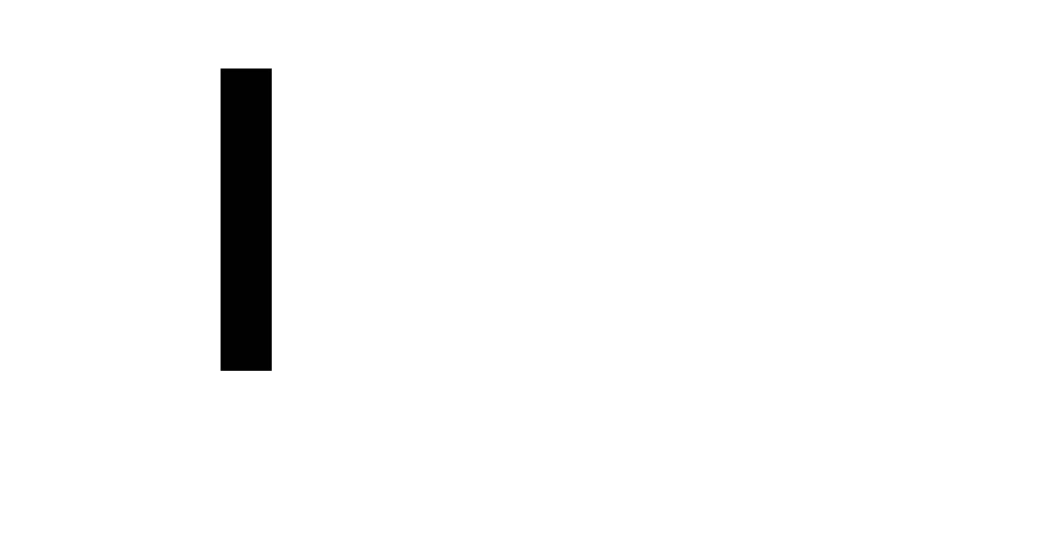
#> input picture pics/ThickLine.jpg, 2121 x 1065 px (shown at 1/2 size)
$ python ImgTest.py
#> lines starting #> are read from the running program, lines starting #| are printed output that depends on the picture; after the words box and inside, x2 and y2 are one past the last pixel; in counts of white or black regions, pixels touching at a corner belong together
import numpy as np
import cv2


# Capture frame-by-frame
filePath = 'pics/ThickLine.jpg'
img = cv2.imread(filePath)
#> img is the input picture: shape (1065, 2121, 3); min 0, max 255, mean 248

def imageProcessing(image):
    gray = cv2.cvtColor(img, cv2.COLOR_BGR2GRAY)
    thresh = cv2.adaptiveThreshold(gray, 255, cv2.ADAPTIVE_THRESH_GAUSSIAN_C, cv2.THRESH_BINARY, 11, 2)
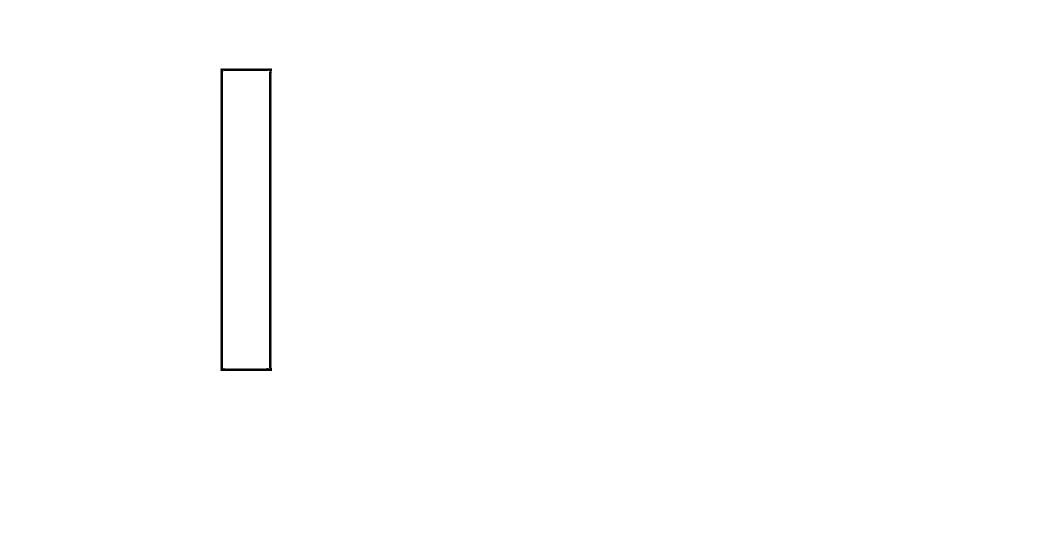
#> thresh: shape (1065, 2121) (shown at 1/2 size); 99.7% white; 1 black region, box (x1, y1, x2, y2) and area: (441, 137, 544, 742) 6984
    edges = cv2.Canny(gray, 50, 150, apertureSize=3)
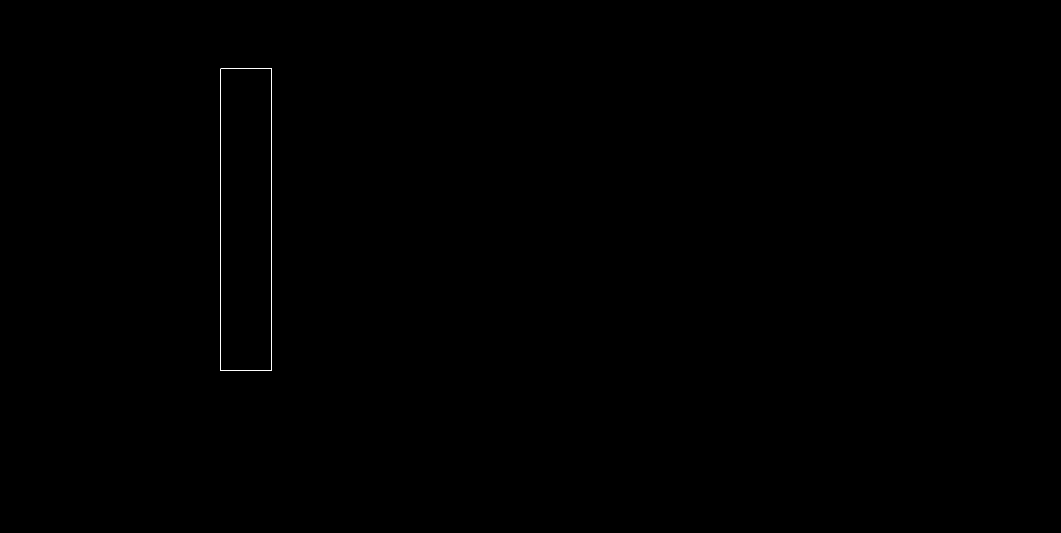
#> edges: shape (1065, 2121) (shown at 1/2 size); 0.06% white in thin lines or dots, all inside (x1, y1, x2, y2) = (441, 136, 544, 742)
    kernel = 1 / 5 * np.ones((3, 3), np.uint8)
    dilation = cv2.dilate(thresh, kernel, iterations=1)
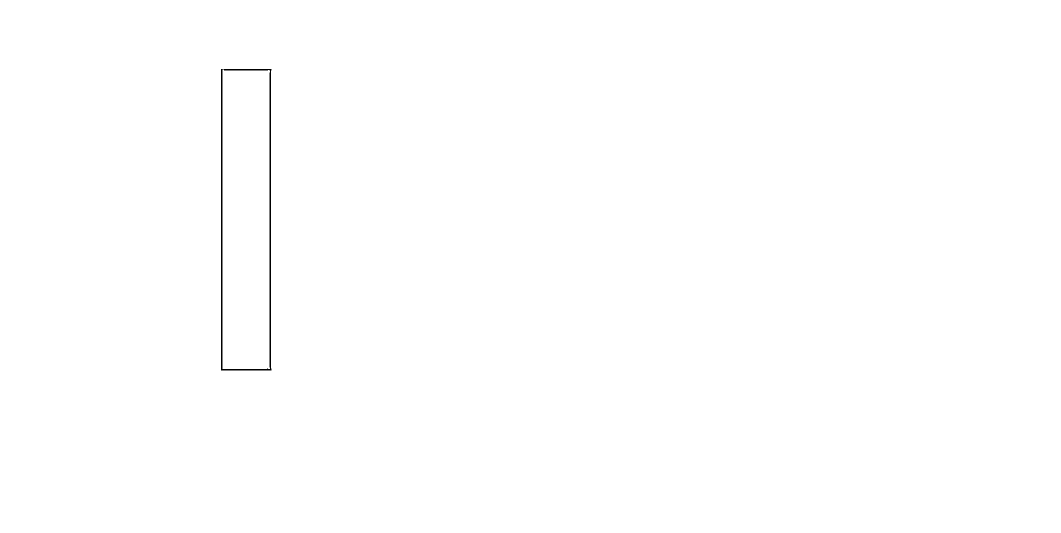
#> dilation: shape (1065, 2121) (shown at 1/2 size); 99.8% white; 1 black region, box (x1, y1, x2, y2) and area: (442, 138, 543, 741) 4175
    closing = cv2.morphologyEx(thresh, cv2.MORPH_CLOSE, kernel)
#> closing: shape (1065, 2121); 99.7% white; 1 black region, box (x1, y1, x2, y2) and area: (441, 137, 544, 742) 6979
    closing_neg = cv2.bitwise_not(closing)
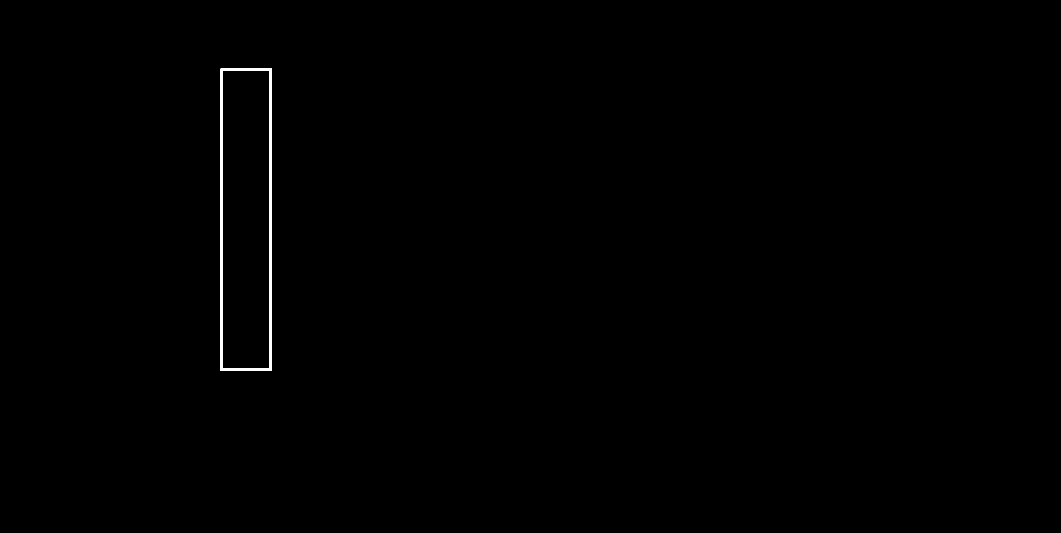
#> closing_neg: shape (1065, 2121) (shown at 1/2 size); 0.31% white; 1 white region, box (x1, y1, x2, y2) and area: (441, 137, 544, 742) 6979

    finalProcessIm = closing_neg
    return finalProcessIm


def nothing(x):
    pass
cv2.namedWindow('window')
cv2.createTrackbar('trackbar', 'window', 350, 500,nothing)

# Trying a couple dilation techniques here

processed = imageProcessing(img)

#while needed so that trackbar can work continuously
while True:
    img = cv2.imread(filePath)
    threshold = cv2.getTrackbarPos('trackbar', 'window')

    minLineLength = 500
    maxLineGap = 0
    lines = cv2.HoughLinesP(processed, 1, np.pi / 180, threshold, minLineLength, maxLineGap)
#> lines = [[540, 741, 540, 137], [441, 741, 441, 137], [538, 735, 538, 144], [442, 741, 442, 137], [445, 741, 445, 137], [542, 741, 542, 137], [444, 741, 444, 137], [443, 741, 443, 137], [541, 741, 541, 137], [539, 741, 539, 137]]

    if lines is not None:
        for line in lines[0:3]:
            for x1, y1, x2, y2 in line:
                cv2.line(img, (x1, y1), (x2, y2), (0, 255, 0), 1)
#> this loop made 3 passes
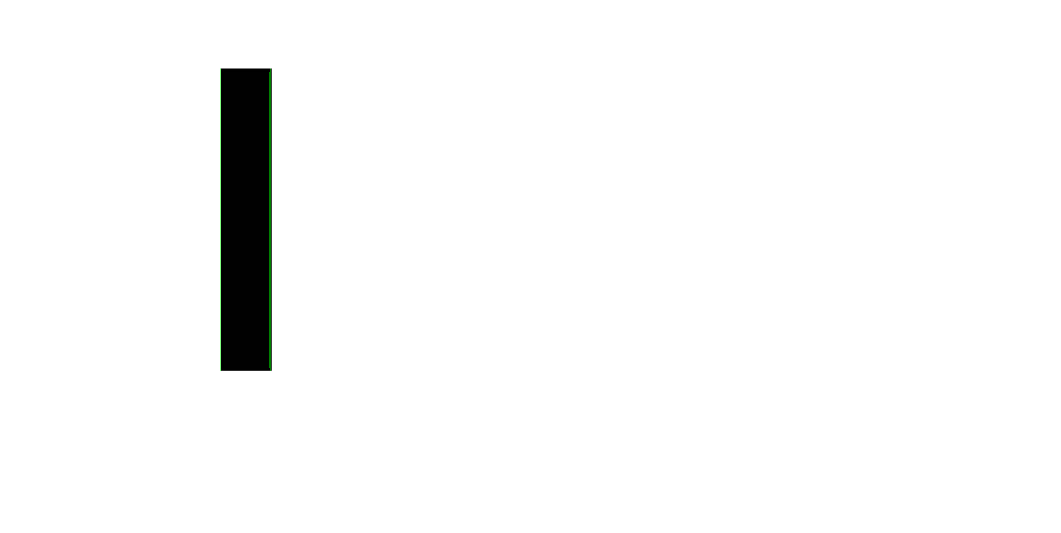
#> img: shape (1065, 2121, 3) (shown at 1/2 size); 0.08% of pixels changed, all inside (x1, y1, x2, y2) = (441, 137, 541, 742)

    font = cv2.FONT_HERSHEY_SIMPLEX
#> font = 0
    cv2.putText(img, "Trackbar Value: " + str(threshold), (50, 50), font, 0.5, (0, 0, 255), 2, cv2.LINE_AA)
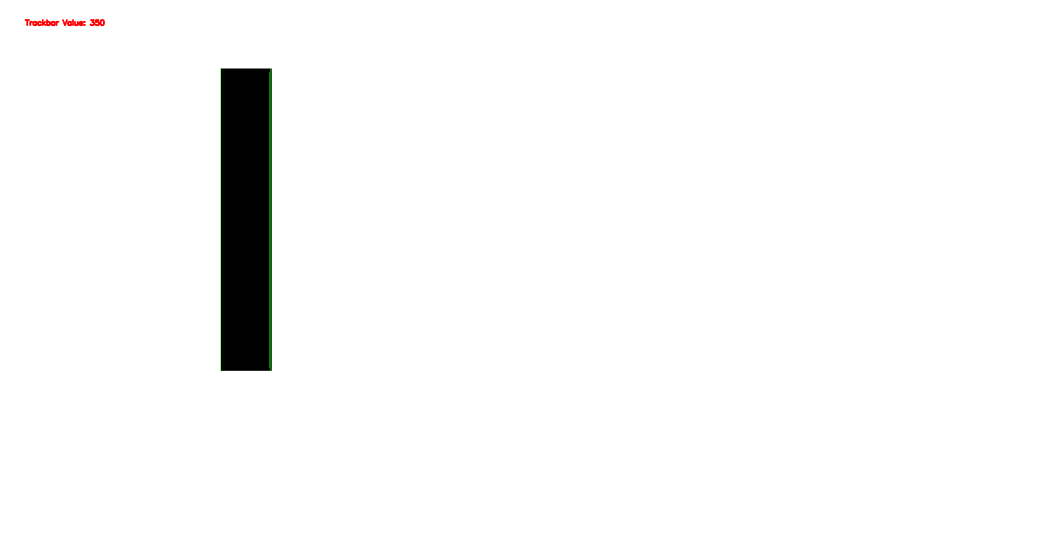
#> img: shape (1065, 2121, 3) (shown at 1/2 size); 0.08% of pixels changed, all inside (x1, y1, x2, y2) = (48, 38, 211, 53)
    cv2.imshow('window', img)

    if cv2.waitKey(1) & 0xFF == ord('q'):
#> (key q is pressed here)
        print(lines)
#| [[[540 741 540 137]]
#|  [[441 741 441 137]]
#|  [[538 735 538 144]]
#|  [[442 741 442 137]]
#|  [[445 741 445 137]]
#|  [[542 741 542 137]]
#|  [[444 741 444 137]]
#|  [[443 741 443 137]]
#|  [[541 741 541 137]]
#|  [[539 741 539 137]]]
        break

$ run again, with pics/Line.jpg copied over pics/ThickLine.jpg
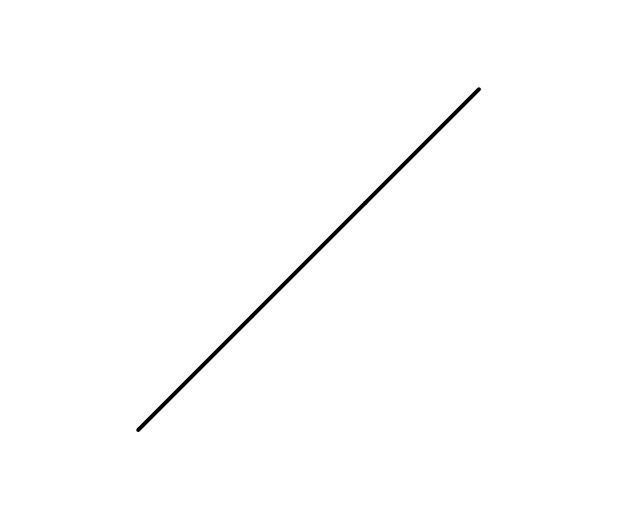
#> input picture pics/Line.jpg, 638 x 527 px
#> img is the input picture: shape (527, 638, 3); min 0, max 255, mean 253.5
#> thresh: shape (527, 638); 99.3% white; 178 black regions (177 under 20 px), largest, box (x1, y1, x2, y2) and area: (136, 87, 481, 432) 2057
#> edges: shape (527, 638); 0.41% white in thin lines or dots, all inside (x1, y1, x2, y2) = (136, 87, 481, 432)
#> dilation: shape (527, 638); 99.8% white; black in thin lines or dots, all inside (x1, y1, x2, y2) = (138, 89, 480, 431)
#> closing: shape (527, 638); 99.4% white; 1 black region, box (x1, y1, x2, y2) and area: (137, 88, 481, 432) 2053
#> lines = [[138, 431, 480, 89], [137, 429, 478, 88]]
#> the loop `for line in lines[0:3]:` made 2 passes
#> after the loop `for line in lines[0:3]:`:
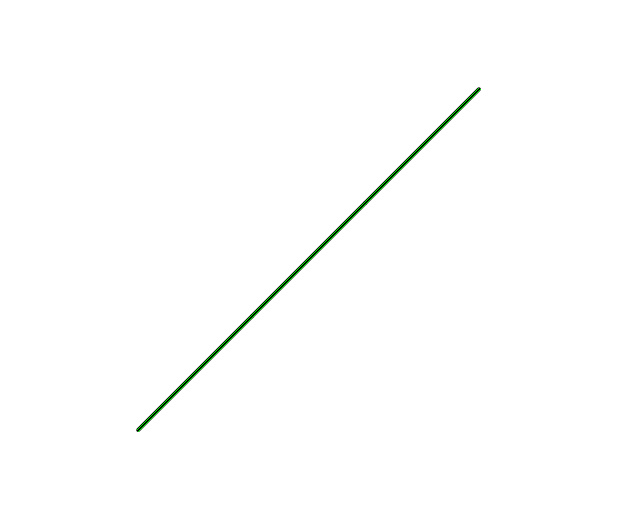
#> img: shape (527, 638, 3); 0.2% of pixels changed, all inside (x1, y1, x2, y2) = (137, 88, 481, 432)
#> font = 0
#> `cv2.putText(img, "Trackbar Value: " + str(threshold), (50, 50), font, ..`:
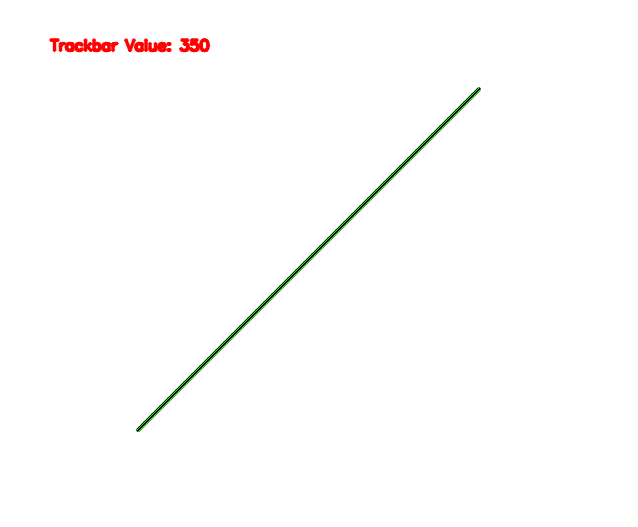
#> img: shape (527, 638, 3); 0.52% of pixels changed, all inside (x1, y1, x2, y2) = (48, 38, 211, 53)
#| [[[138 431 480  89]]
#|  [[137 429 478  88]]]
